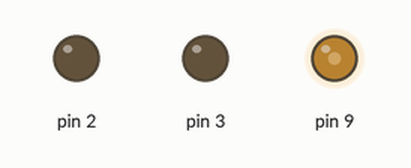
Recording of a sketch running on a simulated Arduino Uno, built with avr-gcc and run on an emulated ATmega328P. Shown: output pins drawn as LEDs (lit = HIGH).

Above: at 0.1 s.
Timing chart, 0 to 1.6 s (numbered marks = the images above):
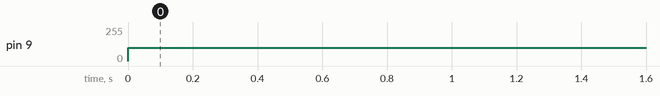

Measured:
- by itself, pin 9: 0/255 → 100/255 at 0.00 s

The sketch:

motor_basic.ino
```cpp
void setup() {
  // put your setup code here, to run once:
  pinMode(
2,OUTPUT);
pinMode(3,OUTPUT);
}

void loop() {
  // put your main code here, to run repeatedly:
  digitalWrite(8,1);
  analogWrite(9,100);
  delay(2000);
  analogWrite(3,0);
  delay(10000);


}
```
